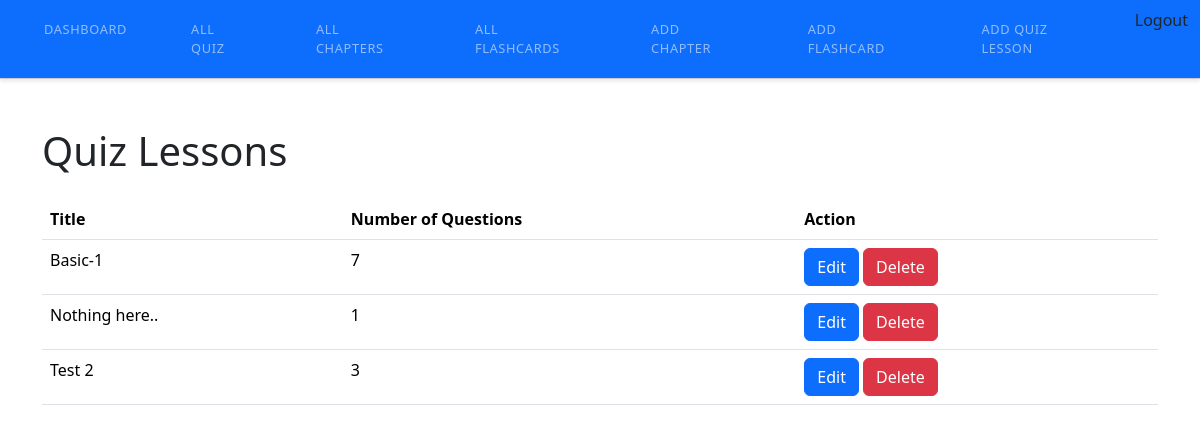
/admin/quiz.php (signed in), run on the app's committed database.
### tables this page shows
CREATE TABLE `quizlessons` (
  `qlesson_id` int(11) NOT NULL,
  `title` varchar(255) NOT NULL,
  `created_at` timestamp NOT NULL DEFAULT current_timestamp()
);

### admin/quiz.php (the view, shortened to what this page needs)
<?php
include("include/header.php");
include("../config/db.php");
include("include/sidebar.php");
$sql = "SELECT q.qlesson_id, q.title, COUNT(qu.question_id) AS num_questions
        FROM quizlessons q
        LEFT JOIN questions qu ON q.qlesson_id = qu.qlesson_id
        GROUP BY q.qlesson_id, q.title";
$result = mysqli_query($con, $sql);
?>
<body>
    <div class="container mt-5">
        <h1 class="mb-4">Quiz Lessons</h1>
        <table class="table">
            <thead>
                <tr>
                    <th>Title</th>
                    <th>Number of Questions</th>
                    <th>Action</th>
                </tr>
            </thead>
            <tbody>
                <?php while ($row = mysqli_fetch_assoc($result)) : ?>
                    <tr>
                        <td><?php echo $row['title']; ?></td>
                        <td><?php echo $row['num_questions']; ?></td>
                        <td>
                            <a href="edit_quiz.php?id=<?php echo $row['qlesson_id']; ?>" class="btn btn-primary">Edit</a>
                            <a href="?delete_id=<?php echo $row['qlesson_id']; ?>" class="btn btn-danger" onclick="return confirm('Are you sure you want to delete this quiz lesson?')">Delete</a>
                        </td>
                    </tr>
                <?php endwhile; ?>
            </tbody>
        </table>
    </div>
</body>
</html>

### data on the page
quizlessons: title "Basic-1", num_questions "7"
quizlessons: title "Nothing here..", num_questions "1"
quizlessons: title "Test 2", num_questions "3"
